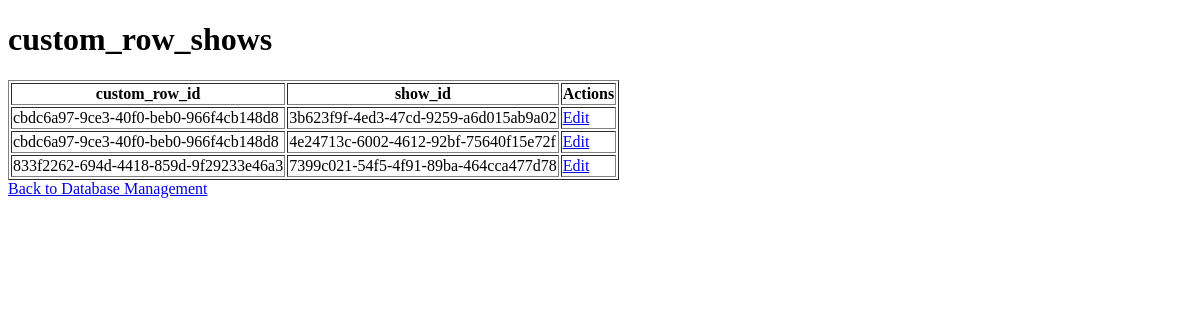
/admin/database/custom_row_shows (signed in), run on an earlier commit of the app's database.
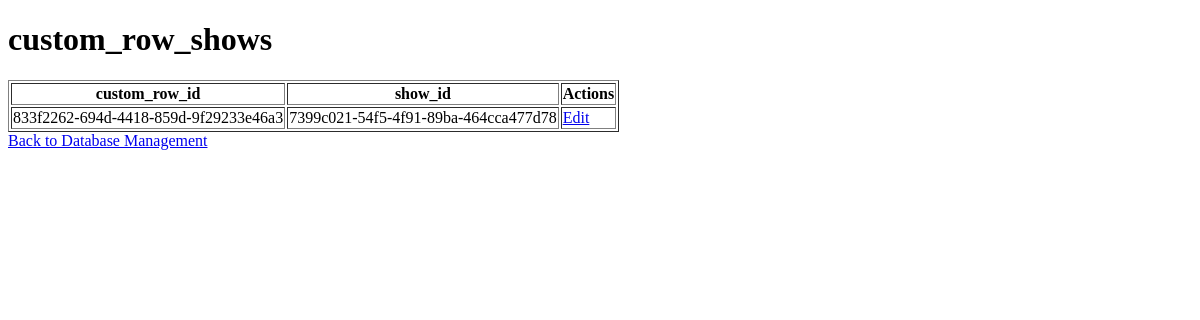
And on a later commit of the database.
### tables this page shows
CREATE TABLE custom_row_shows (
	custom_row_id VARCHAR(36) NOT NULL, 
	show_id INTEGER NOT NULL, 
	PRIMARY KEY (custom_row_id, show_id), 
	FOREIGN KEY(custom_row_id) REFERENCES custom_row (id), 
	FOREIGN KEY(show_id) REFERENCES show (id)
);

### app/routes/admin.py (the view)
@bp.route('/admin/database/<table_name>')
@login_required
def view_table(table_name):
    table = db.metadata.tables[table_name]
    columns = [column.name for column in table.columns]
    records = db.session.query(table).all()
    return render_template('view_table.html', table_name=table_name, columns=columns, records=records)

### app/__init__.py (called while the page is built)
def create_app():
    app = Flask(__name__)
    app.config['UPLOAD_FOLDER'] = os.path.join(app.root_path, 'static', 'uploads')
    app.config.from_object(Config)
    app.jinja_env.filters['time_to_12hour'] = time_to_12hour
    app.jinja_env.filters['format_air_time'] = format_air_time
    db.init_app(app)
    login_manager = LoginManager(app)
    login_manager.login_view = 'auth.login'
    @login_manager.user_loader
    def load_user(user_id):
        return User.query.get(int(user_id))
    from app.routes import main, admin, auth
    app.register_blueprint(main.bp)
    app.register_blueprint(admin.bp)
    app.register_blueprint(auth.bp)
    return app

### app/templates/view_table.html (shortened to what this page needs)
<!DOCTYPE html>
<html lang="en">
<head>
</head>
<body>
    <h1>{{ table_name }}</h1>
    <table border="1">
        <tr>
            {% for column in columns %}
                <th>{{ column }}</th>
            {% endfor %}
            <th>Actions</th>
        </tr>
        {% for record in records %}
            <tr>
                {% for column in columns %}
                    <td>{{ record[column] }}</td>
                {% endfor %}
                <td>
                    <a href="{{ url_for('admin.edit_record', table_name=table_name, record_id=record.id|string) }}">Edit</a>
                </td>
            </tr>
        {% endfor %}
    </table>
    <a href="{{ url_for('admin.admin_database') }}">Back to Database Management</a>
</body>
</html>

What changed in the data, as far as the page shows it:
removed custom_row_shows: custom_row "cbdc6a97-9ce3-40f0-beb0-966f4cb148d8" "3b623f9f-4ed3-47cd-9259-a6d015ab9a02"
removed custom_row_shows: custom_row "cbdc6a97-9ce3-40f0-beb0-966f4cb148d8" "4e24713c-6002-4612-92bf-75640f15e72f"
